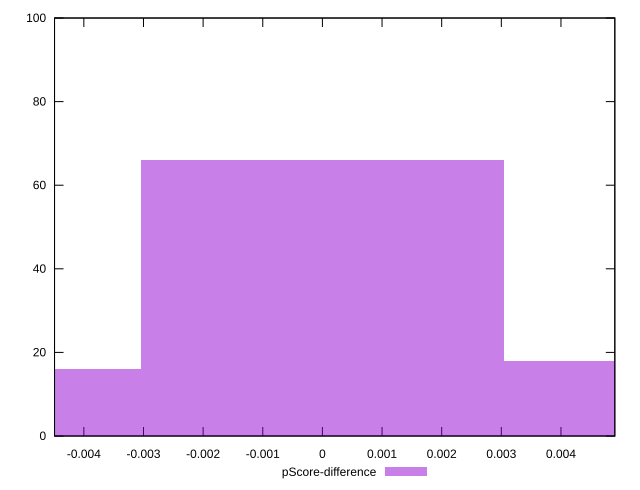

This figure's gnuplot source:
reset

$pScoreDifference <<EOF
0 66
0.006091384746575478 18
-0.006091384746575478 16
EOF

set key outside below
set boxwidth 0.006091384746575478
set xrange [-0.0044914654655488495:0.004903045352203678]
set yrange [0:100]
set trange [0:100]
set style fill transparent solid 0.5 noborder
set terminal svg size 640, 490 enhanced background rgb 'white'
set output "report_00009_2021-02-08T22-37-41.559Z/interactive/samples/pages+cached/pScore-difference/histogram.svg"

plot $pScoreDifference title "pScore-difference" with boxes

reset
